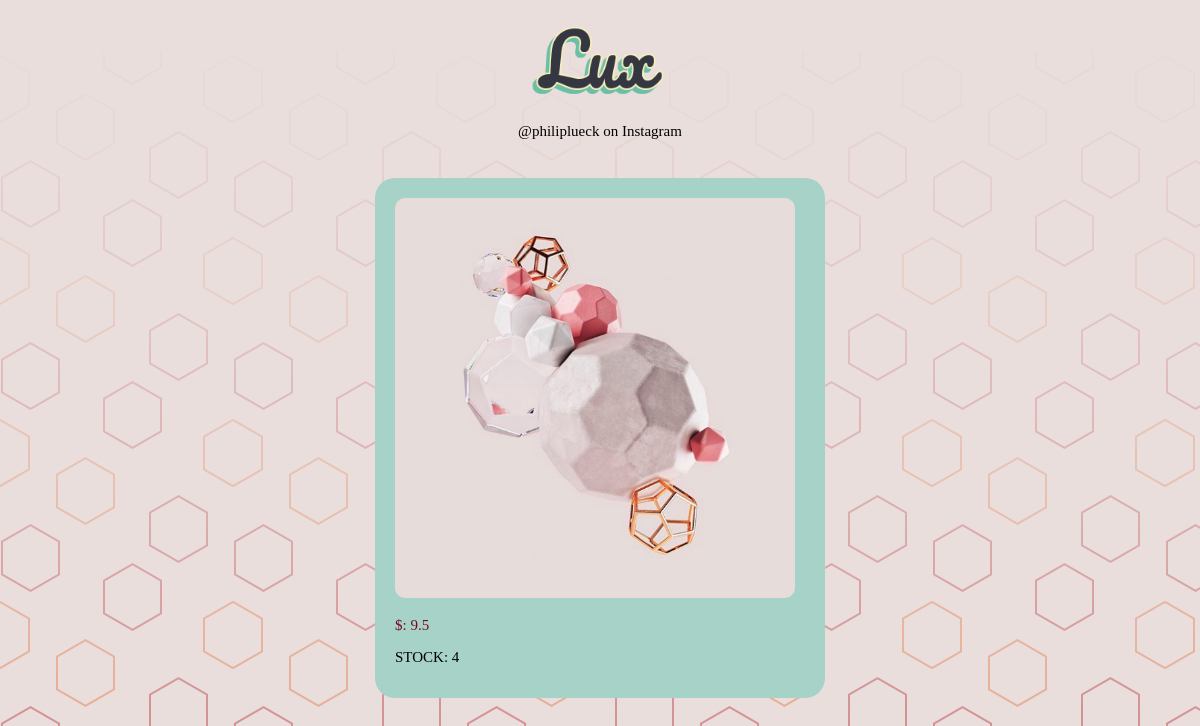
Screenshot of /lux_tienda/lamina2/ with the database file from the repository.
### lux_tienda/models.py (models this page shows)
class Producto(models.Model):
    nombre = models.CharField(max_length=50)
    stock = models.IntegerField(default=0)
    precio = models.FloatField()
    image = models.CharField(max_length=200)

### lux_tienda/views.py (the view)
# urls.py: path('lamina2/', views.lamina2, name='lamina2'),
def lamina2(request):
    lamina2 = Producto.objects.all()[1]
    return render(request, 'lam.html', {'lamina':lamina2})

### lux_tienda/templates/lam.html (shortened to what this page needs)
{% load staticfiles %}
<!DOCTYPE html>
<html lang="es" dir="ltr">
<head>
  <link rel="stylesheet"  href="{% static 'css/lamina.css'%}">
</head>
  <body>
    <div id = "top">
      <img src="{% static 'title.png'%}" id = "title">
      <p>@philiplueck on Instagram</p>
    </div>
    <div id = "producto">
      <img src= "{% static '' %}{{lamina.image}}" alt="image1"/></a>
      <p id = "price"> $: {{lamina.precio}} </p>
      <p>STOCK: {{lamina.stock}} </p>
    </div>
  </body>
</html>

### lux_tienda/static/css/lamina.css (style rules this page uses)
body { background-image: url("fondo.png"); font-size: 15px; }
img { border-radius: 10px; width: 400px; height: 400px; }
#top { margin: auto; margin-left: auto; margin-right: auto; width: 200px; height: 150px; text-align: center; }
#title { border:none; width: 150px; height: 100px; display:block; margin-left: auto; margin-right: auto; }
#producto { margin: auto; margin-left: auto; margin-right: auto; margin-top: 20px; width: 430px; height: 500px; padding-left: 20px; padding-top: 20px; background-color: #A6D2C8; border-radius: 20px; font-size: 15px; }
#price { color: #7A081D; }

### rows the page displays
Producto: image (picture), precio "9.5", stock "4"
